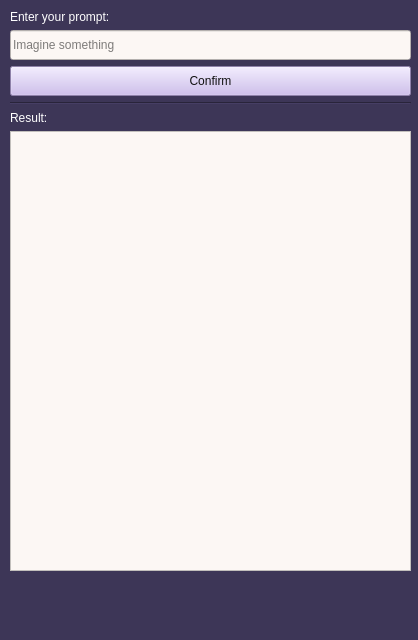
<?xml version="1.0" encoding="UTF-8"?>
<ui version="4.0">
 <class>MainWindow</class>
 <widget class="QMainWindow" name="MainWindow">
  <property name="geometry">
   <rect>
    <x>0</x>
    <y>0</y>
    <width>418</width>
    <height>640</height>
   </rect>
  </property>
  <property name="windowTitle">
   <string>Song Generator</string>
  </property>
  <property name="windowIcon">
   <iconset resource="resc.qrc">
    <normaloff>:/icon/ai.ico</normaloff>:/icon/ai.ico</iconset>
  </property>
  <property name="styleSheet">
   <string notr="true">background-color: #3D3657;</string>
  </property>
  <widget class="QWidget" name="centralwidget">
   <widget class="QWidget" name="verticalLayoutWidget">
    <property name="geometry">
     <rect>
      <x>10</x>
      <y>10</y>
      <width>401</width>
      <height>561</height>
     </rect>
    </property>
    <layout class="QVBoxLayout" name="verticalLayout">
     <item>
      <widget class="QLabel" name="label">
       <property name="maximumSize">
        <size>
         <width>16777215</width>
         <height>30</height>
        </size>
       </property>
       <property name="styleSheet">
        <string notr="true">color:#ffffff;</string>
       </property>
       <property name="text">
        <string>Enter your prompt:</string>
       </property>
      </widget>
     </item>
     <item>
      <widget class="QLineEdit" name="promptTextBox">
       <property name="minimumSize">
        <size>
         <width>0</width>
         <height>30</height>
        </size>
       </property>
       <property name="styleSheet">
        <string notr="true">background-color: #fcf7f4;</string>
       </property>
       <property name="placeholderText">
        <string>Imagine something</string>
       </property>
      </widget>
     </item>
     <item>
      <widget class="QPushButton" name="confirmButton">
       <property name="minimumSize">
        <size>
         <width>0</width>
         <height>30</height>
        </size>
       </property>
       <property name="font">
        <font>
         <family>Arial</family>
         <pointsize>9</pointsize>
         <weight>50</weight>
         <italic>false</italic>
         <bold>false</bold>
         <kerning>true</kerning>
        </font>
       </property>
       <property name="styleSheet">
        <string notr="true">background-color: #C7B4EC;
color: #121212;
</string>
       </property>
       <property name="text">
        <string>Confirm</string>
       </property>
      </widget>
     </item>
     <item>
      <widget class="Line" name="line">
       <property name="orientation">
        <enum>Qt::Horizontal</enum>
       </property>
      </widget>
     </item>
     <item>
      <widget class="QLabel" name="label_2">
       <property name="maximumSize">
        <size>
         <width>16777215</width>
         <height>30</height>
        </size>
       </property>
       <property name="styleSheet">
        <string notr="true">color:#ffffff;</string>
       </property>
       <property name="text">
        <string>Result:</string>
       </property>
      </widget>
     </item>
     <item>
      <widget class="QPlainTextEdit" name="resultTextBox">
       <property name="styleSheet">
        <string notr="true">background-color: #fcf7f4;</string>
       </property>
      </widget>
     </item>
    </layout>
   </widget>
  </widget>
  <widget class="QMenuBar" name="menubar">
   <property name="geometry">
    <rect>
     <x>0</x>
     <y>0</y>
     <width>418</width>
     <height>21</height>
    </rect>
   </property>
  </widget>
  <widget class="QStatusBar" name="statusbar"/>
 </widget>
 <resources>
  <include location="resc.qrc"/>
 </resources>
 <connections/>
</ui>
